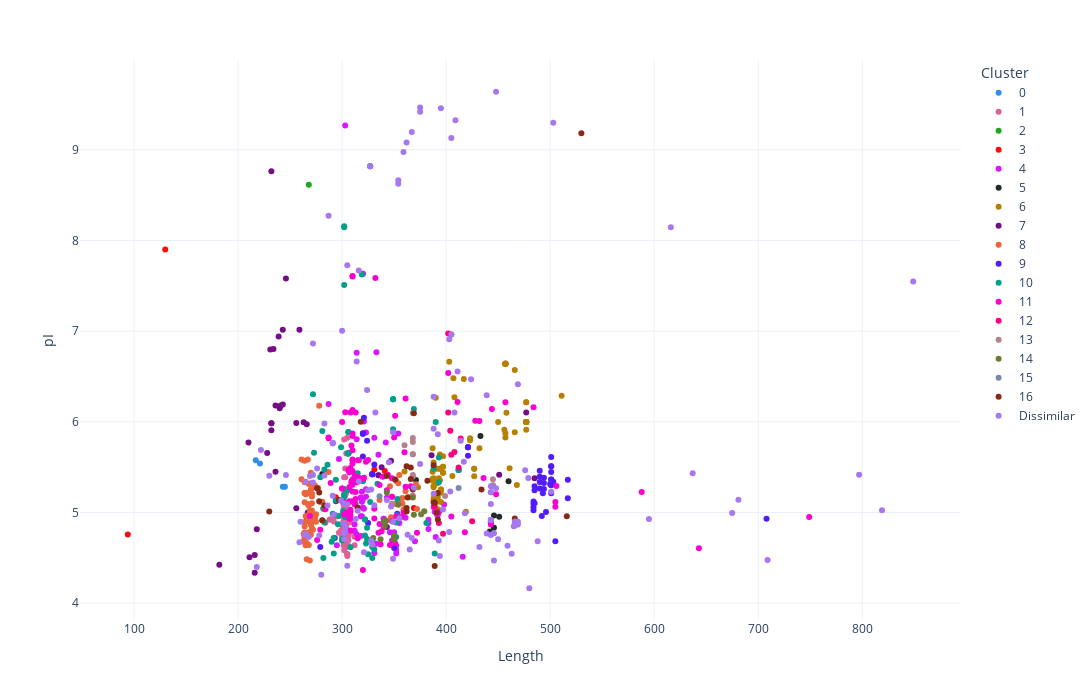

The code cell stored with this chart in its notebook:
### Markdown cell above
# Analyzing Predicted Structure Clusters

Previous notebooks `DALI_data_analysis.ipynb` and `esm_if_representations_clustering_experiments.ipynb` have explored and explained the data processing and clustering procedures we've used with predicted structures.

Let's take a look at the DALI structure clusters and see if there are any meaningful patterns or other information encoded within the clusters! First, let's plot those clusters again:

### Code cell
import pandas as pd
import plotly.express as px

cluster_df = pd.read_csv("../metadata/DALI_cluster_table_2.csv")

colours = px.colors.qualitative.Dark24
fig = px.scatter(cluster_df, x="Length", y="pI", color="Cluster", color_discrete_sequence=colours)

fig.update_layout(width=1400, height=700, template="plotly_white")
fig.show()

### Figure 1 — Plotly figure (JSON) as saved in the notebook; plotly's stock layout.template omitted (floating-point values rounded to 4 significant figures; data arrays with more than 128 entries replaced by an {"elided": "..."} marker saying what was removed)
{"data": [{"hovertemplate": "Cluster=0<br>Length=%{x}<br>pI=%{y}<extra></extra>", "legendgroup": "0", "marker": {"color": "#2E91E5", "symbol": "circle"}, "mode": "markers", "name": "0", "orientation": "v", "showlegend": true, "type": "scatter", "x": [269, 245, 243, 217, 221], "xaxis": "x", "y": [5.022, 5.284, 5.284, 5.575, 5.539], "yaxis": "y"}, {"hovertemplate": "Cluster=1<br>Length=%{x}<br>pI=%{y}<extra></extra>", "legendgroup": "1", "marker": {"color": "#E15F99", "symbol": "circle"}, "mode": "markers", "name": "1", "orientation": "v", "showlegend": true, "type": "scatter", "x": {"elided": "217 int values"}, "xaxis": "x", "y": {"elided": "217 float values"}, "yaxis": "y"}, {"hovertemplate": "Cluster=2<br>Length=%{x}<br>pI=%{y}<extra></extra>", "legendgroup": "2", "marker": {"color": "#1CA71C", "symbol": "circle"}, "mode": "markers", "name": "2", "orientation": "v", "showlegend": true, "type": "scatter", "x": [268], "xaxis": "x", "y": [8.614], "yaxis": "y"}, {"hovertemplate": "Cluster=3<br>Length=%{x}<br>pI=%{y}<extra></extra>", "legendgroup": "3", "marker": {"color": "#FB0D0D", "symbol": "circle"}, "mode": "markers", "name": "3", "orientation": "v", "showlegend": true, "type": "scatter", "x": [369, 294, 331, 341, 130, 94], "xaxis": "x", "y": [5.05, 5.167, 5.475, 5.458, 7.9, 4.756], "yaxis": "y"}, {"hovertemplate": "Cluster=4<br>Length=%{x}<br>pI=%{y}<extra></extra>", "legendgroup": "4", "marker": {"color": "#DA16FF", "symbol": "circle"}, "mode": "markers", "name": "4", "orientation": "v", "showlegend": true, "type": "scatter", "x": [370, 388, 398, 390, 392, 391, 416, 383, 383, 383, 340, 340, 312, 312, 348, 346, 350, 350, 350, 352, 352, 352, 354, 335, 342, 301, 287, 333, 321, 355, 343, 333, 331, 316, 319, 318, 319, 319, 321, 318, 323, 323, 314, 313, 319, 320, 320, 323, 317, 320, 318, 314, 295, 315, 321, 321, 331, 331, 314, 297, 335, 303, 361, 389], "xaxis": "x", "y": [4.682, 5.059, 5.089, 4.728, 4.971, 4.979, 4.511, 4.817, 4.919, 4.882, 4.93, 4.93, 4.798, 4.868, 4.69, 4.783, 4.723, 4.782, 4.714, 4.547, 4.634, 4.589, 5.871, 5.411, 5.772, 5.118, 6.195, 4.656, 6.003, 4.884, 5.161, 6.766, 5.825, 5.382, 5.153, 4.741, 5.119, 5.227, 5.042, 4.957, 5.173, 5.881, 5.808, 5.402, 4.957, 7.633, 7.633, 5.255, 5.364, 5.055, 5.166, 6.761, 4.638, 5.046, 5.383, 5.383, 4.553, 4.553, 4.76, 5.589, 5.637, 9.268, 4.942, 5.008], "yaxis": "y"}, {"hovertemplate": "Cluster=5<br>Length=%{x}<br>pI=%{y}<extra></extra>", "legendgroup": "5", "marker": {"color": "#222A2A", "symbol": "circle"}, "mode": "markers", "name": "5", "orientation": "v", "showlegend": true, "type": "scatter", "x": [371, 451, 446, 442, 433, 460, 446, 281], "xaxis": "x", "y": [5.358, 4.952, 4.967, 4.789, 5.842, 5.343, 4.832, 5.425], "yaxis": "y"}, {"hovertemplate": "Cluster=6<br>Length=%{x}<br>pI=%{y}<extra></extra>", "legendgroup": "6", "marker": {"color": "#B68100", "symbol": "circle"}, "mode": "markers", "name": "6", "orientation": "v", "showlegend": true, "type": "scatter", "x": [477, 477, 477, 477, 477, 477, 477, 477, 466, 477, 477, 477, 457, 458, 457, 419, 457, 432, 406, 427, 427, 423, 468, 466, 461, 427, 456, 511, 360, 457, 457, 457, 457, 457, 457, 450, 392, 394, 397, 397, 397, 388, 388, 388, 388, 393, 394, 395, 390, 397, 388, 394, 392, 392, 395, 397, 395, 395, 388, 388, 388, 387, 387, 388, 387, 387, 394, 391, 394, 392, 391, 390, 391, 392, 391, 373, 403, 405, 417, 408, 407, 423], "xaxis": "x", "y": [5.998, 5.998, 5.912, 5.998, 5.998, 5.998, 5.998, 6.217, 6.57, 6.216, 5.998, 5.998, 6.639, 6.1, 5.827, 5.009, 5.874, 5.708, 5.402, 5.481, 5.481, 5.818, 5.304, 5.884, 5.487, 5.4, 5.913, 6.286, 5.453, 6.639, 6.639, 6.639, 6.639, 6.639, 6.639, 5.997, 5.025, 5.229, 5.439, 5.503, 5.439, 5.132, 5.354, 5.354, 5.354, 5.376, 5.355, 5.218, 6.265, 5.621, 5.55, 5.639, 5.033, 5.033, 5.114, 5.503, 5.254, 5.254, 5.158, 5.377, 5.277, 5.448, 5.353, 5.294, 5.709, 5.372, 5.481, 5.483, 5.481, 5.351, 5.322, 5.108, 5.322, 5.165, 5.322, 5.278, 6.663, 6.962, 6.472, 6.27, 6.481, 5.795], "yaxis": "y"}, {"hovertemplate": "Cluster=7<br>Length=%{x}<br>pI=%{y}<extra></extra>", "legendgroup": "7", "marker": {"color": "#750D86", "symbol": "circle"}, "mode": "markers", "name": "7", "orientation": "v", "showlegend": true, "type": "scatter", "x": [182, 210, 267, 232, 232, 477, 485, 218, 338, 343, 266, 294, 246, 256, 266, 259, 263, 211, 216, 216, 256, 232, 236, 228, 236, 232, 234, 240, 243, 243, 231, 241, 239, 347, 335, 451, 386], "xaxis": "x", "y": [4.423, 5.771, 4.999, 5.983, 5.983, 6.103, 5.376, 4.813, 5.498, 4.839, 4.941, 5.123, 7.582, 5.987, 5.972, 7.014, 5.995, 4.507, 4.335, 4.531, 5.047, 5.906, 6.179, 5.656, 5.45, 8.762, 6.804, 6.149, 7.016, 6.191, 6.798, 6.18, 6.94, 5.571, 5.41, 5.417, 5.632], "yaxis": "y"}, {"hovertemplate": "Cluster=8<br>Length=%{x}<br>pI=%{y}<extra></extra>", "legendgroup": "8", "marker": {"color": "#EB663B", "symbol": "circle"}, "mode": "markers", "name": "8", "orientation": "v", "showlegend": true, "type": "scatter", "x": [264, 266, 266, 271, 271, 271, 278, 272, 268, 264, 264, 264, 264, 269, 269, 264, 264, 264, 265, 265, 265, 265, 271, 267, 264, 268, 274, 270, 274, 264, 263, 263, 263, 270, 268, 268, 268, 275, 267, 275, 261, 267, 264, 265, 269, 273, 261, 272, 268, 267, 347, 336, 361, 270, 270, 270, 270, 270, 279, 281, 270, 269, 269, 271, 270, 271, 277, 282, 287, 364, 372, 371, 346, 356, 355, 352, 354, 351, 358, 358, 359], "xaxis": "x", "y": [5.214, 4.662, 4.484, 5.176, 5.021, 5.101, 6.177, 4.958, 4.781, 4.686, 4.731, 4.722, 4.779, 4.47, 5.019, 5.57, 5.112, 5.211, 5.2, 5.216, 4.648, 4.638, 4.824, 5.093, 5.334, 5.313, 4.947, 5.254, 5.294, 4.844, 4.763, 4.681, 4.681, 4.753, 4.966, 5.078, 4.958, 4.899, 5.584, 4.979, 5.365, 5.211, 4.895, 4.961, 5.001, 5.274, 5.584, 4.809, 4.642, 4.903, 4.946, 5.139, 5.235, 4.869, 4.869, 4.869, 5.322, 5.439, 5.115, 5.118, 4.908, 4.965, 4.956, 5.314, 4.98, 5.207, 5.271, 5.038, 5.446, 5.167, 5.038, 5.311, 5.288, 5.145, 5.413, 5.347, 5.323, 5.094, 5.158, 5.098, 5.031], "yaxis": "y"}, {"hovertemplate": "Cluster=9<br>Length=%{x}<br>pI=%{y}<extra></extra>", "legendgroup": "9", "marker": {"color": "#511CFB", "symbol": "circle"}, "mode": "markers", "name": "9", "orientation": "v", "showlegend": true, "type": "scatter", "x": [331, 324, 329, 329, 329, 329, 320, 321, 320, 320, 320, 320, 492, 490, 490, 490, 490, 493, 501, 494, 494, 494, 501, 501, 501, 501, 501, 501, 501, 485, 485, 484, 485, 503, 484, 484, 484, 505, 501, 293, 279, 325, 353, 350, 421, 421, 421, 421, 517, 517, 708, 496, 500], "xaxis": "x", "y": [5.53, 5.791, 5.421, 5.419, 5.425, 5.425, 5.348, 6.043, 5.868, 5.868, 5.617, 5.874, 4.961, 5.461, 5.336, 5.394, 5.265, 5.211, 5.509, 5.259, 5.384, 5.324, 5.365, 5.211, 5.509, 5.365, 5.304, 5.612, 5.447, 5.103, 5.245, 5.024, 5.29, 5.337, 5.096, 5.058, 5.122, 4.682, 5.301, 4.718, 4.618, 4.882, 4.986, 4.609, 5.72, 5.72, 5.624, 5.72, 5.158, 5.361, 4.93, 5.006, 5.314], "yaxis": "y"}, {"hovertemplate": "Cluster=10<br>Length=%{x}<br>pI=%{y}<extra></extra>", "legendgroup": "10", "marker": {"color": "#00A08B", "symbol": "circle"}, "mode": "markers", "name": "10", "orientation": "v", "showlegend": true, "type": "scatter", "x": [302, 302, 302, 302, 306, 306, 304, 302, 303, 306, 349, 306, 306, 306, 306, 349, 349, 349, 315, 299, 322, 322, 393, 393, 390, 381, 389, 412, 412, 412, 388, 327, 319, 320, 327, 327, 353, 353, 352, 352, 334, 308, 305, 301, 301, 301, 297, 324, 331, 329, 329, 322, 329, 324, 282, 290, 283, 323, 273, 272, 282, 286, 302, 294, 293, 294, 281, 296, 292, 291, 369, 283, 325, 313, 279, 281, 292, 300], "xaxis": "x", "y": [5.192, 8.146, 8.158, 7.509, 5.887, 5.887, 5.104, 5.258, 4.95, 5.646, 5.918, 5.653, 5.653, 5.653, 5.653, 6.248, 6.248, 6.248, 5.433, 5.718, 4.922, 4.922, 5.333, 5.607, 5.997, 4.883, 4.547, 5.468, 5.468, 5.468, 5.483, 5.116, 7.624, 5.349, 8.82, 8.82, 5.15, 4.97, 4.89, 4.73, 5.318, 4.615, 5.246, 4.714, 4.869, 5.016, 4.961, 4.83, 4.592, 4.618, 4.496, 4.746, 4.692, 4.708, 4.498, 4.677, 4.891, 4.656, 5.66, 6.304, 5.045, 5.526, 5.168, 5.133, 4.971, 5.36, 5.9, 4.869, 4.546, 4.985, 6.142, 5.473, 4.538, 5.093, 5.389, 4.911, 4.717, 4.689], "yaxis": "y"}, {"hovertemplate": "Cluster=11<br>Length=%{x}<br>pI=%{y}<extra></extra>", "legendgroup": "11", "marker": {"color": "#FB00D1", "symbol": "circle"}, "mode": "markers", "name": "11", "orientation": "v", "showlegend": true, "type": "scatter", "x": [338, 336, 289, 287, 287, 308, 315, 314, 313, 313, 301, 307, 307, 320, 320, 310, 310, 308, 308, 348, 340, 313, 337, 335, 372, 749, 351, 300, 300, 310, 312, 315, 300, 302, 309, 325, 307, 307, 312, 308, 307, 411, 443, 443, 443, 443, 448, 506, 284, 332, 361, 279, 276, 393, 316, 643, 588, 444, 436, 308, 310, 303, 306, 310, 310, 309, 310, 314, 306, 310, 310, 310, 308, 310, 310, 310, 310, 309, 310, 310, 308, 457, 484, 269, 432, 428, 366, 357, 320, 343, 361, 304, 323, 331, 331, 350, 339, 359, 360, 348, 352, 351, 348, 348, 344, 402, 418, 405, 505, 505, 336, 346, 315], "xaxis": "x", "y": [4.793, 4.871, 5.326, 5.826, 5.818, 4.932, 5.392, 5.392, 5.148, 5.226, 5.116, 4.931, 4.958, 5.371, 5.371, 7.607, 7.602, 4.801, 4.969, 5.376, 4.84, 6.102, 4.65, 4.777, 4.776, 4.949, 6.066, 5.265, 5.265, 5.124, 5.09, 5.575, 5.997, 4.98, 5.318, 5.578, 5.123, 5.279, 5.397, 5.01, 5.443, 6.218, 4.89, 4.89, 4.9, 4.867, 5.2, 5.291, 5.036, 7.587, 6.256, 4.81, 4.695, 5.001, 5.575, 4.604, 5.226, 6.14, 5.379, 5.492, 5.685, 6.106, 5.467, 5.844, 5.365, 5.34, 5.577, 5.334, 5.111, 5.872, 6.13, 5.583, 5.03, 5.457, 5.451, 5.325, 5.305, 5.738, 5.231, 5.539, 6.104, 6.215, 6.161, 4.962, 6.01, 6.012, 5.289, 4.951, 4.365, 5.246, 5.285, 4.997, 5.56, 5.04, 4.933, 5.826, 5.394, 5.0, 5.663, 5.172, 4.958, 4.663, 4.902, 5.174, 5.415, 6.539, 4.782, 4.955, 5.063, 5.115, 5.302, 4.641, 4.717], "yaxis": "y"}, {"hovertemplate": "Cluster=12<br>Length=%{x}<br>pI=%{y}<extra></extra>", "legendgroup": "12", "marker": {"color": "#FC0080", "symbol": "circle"}, "mode": "markers", "name": "12", "orientation": "v", "showlegend": true, "type": "scatter", "x": [389, 397, 408, 412, 402, 405, 393, 404, 425, 402, 414], "xaxis": "x", "y": [5.066, 4.766, 5.668, 5.497, 6.102, 5.638, 4.884, 5.902, 4.904, 6.973, 5.817], "yaxis": "y"}, {"hovertemplate": "Cluster=13<br>Length=%{x}<br>pI=%{y}<extra></extra>", "legendgroup": "13", "marker": {"color": "#B2828D", "symbol": "circle"}, "mode": "markers", "name": "13", "orientation": "v", "showlegend": true, "type": "scatter", "x": [399, 368, 368, 368, 368, 368, 368, 368, 368, 445, 445, 445, 445, 348, 360], "xaxis": "x", "y": [5.18, 5.777, 6.097, 5.186, 5.821, 5.641, 5.641, 5.397, 5.414, 5.301, 5.365, 5.293, 5.288, 5.096, 5.741], "yaxis": "y"}, {"hovertemplate": "Cluster=14<br>Length=%{x}<br>pI=%{y}<extra></extra>", "legendgroup": "14", "marker": {"color": "#6C7C32", "symbol": "circle"}, "mode": "markers", "name": "14", "orientation": "v", "showlegend": true, "type": "scatter", "x": [341, 354, 376, 342, 342, 341, 342, 350, 350, 368, 350, 343, 330, 337, 340, 369, 379], "xaxis": "x", "y": [4.851, 5.085, 4.98, 4.907, 4.907, 4.907, 4.907, 4.708, 4.742, 5.164, 4.701, 5.22, 4.717, 4.705, 4.896, 4.976, 5.012], "yaxis": "y"}, {"hovertemplate": "Cluster=15<br>Length=%{x}<br>pI=%{y}<extra></extra>", "legendgroup": "15", "marker": {"color": "#778AAE", "symbol": "circle"}, "mode": "markers", "name": "15", "orientation": "v", "showlegend": true, "type": "scatter", "x": [412, 336], "xaxis": "x", "y": [5.27, 5.18], "yaxis": "y"}, {"hovertemplate": "Cluster=16<br>Length=%{x}<br>pI=%{y}<extra></extra>", "legendgroup": "16", "marker": {"color": "#862A16", "symbol": "circle"}, "mode": "markers", "name": "16", "orientation": "v", "showlegend": true, "type": "scatter", "x": [389, 391, 388, 392, 362, 392, 434, 351, 466, 516, 369, 368, 362, 343, 362, 363, 382, 388, 530, 230, 366, 366, 318, 315, 389, 297, 276, 278, 278, 283, 281], "xaxis": "x", "y": [5.111, 5.001, 5.109, 5.215, 5.049, 4.921, 5.252, 5.364, 4.933, 4.959, 6.094, 5.253, 5.51, 5.403, 5.009, 5.165, 5.351, 5.52, 9.183, 5.01, 5.496, 5.368, 6.002, 5.053, 4.409, 5.138, 5.266, 5.22, 5.124, 5.077, 4.913], "yaxis": "y"}, {"hovertemplate": "Cluster=Dissimilar<br>Length=%{x}<br>pI=%{y}<extra></extra>", "legendgroup": "Dissimilar", "marker": {"color": "#A777F1", "symbol": "circle"}, "mode": "markers", "name": "Dissimilar", "orientation": "v", "showlegend": true, "type": "scatter", "x": {"elided": "130 int values"}, "xaxis": "x", "y": {"elided": "130 float values"}, "yaxis": "y"}], "layout": {"height": 700, "legend": {"title": {"text": "Cluster"}, "tracegroupgap": 0}, "margin": {"t": 60}, "width": 1400, "xaxis": {"anchor": "y", "domain": [0, 1], "title": {"text": "Length"}}, "yaxis": {"anchor": "x", "domain": [0, 1], "title": {"text": "pI"}}}}
